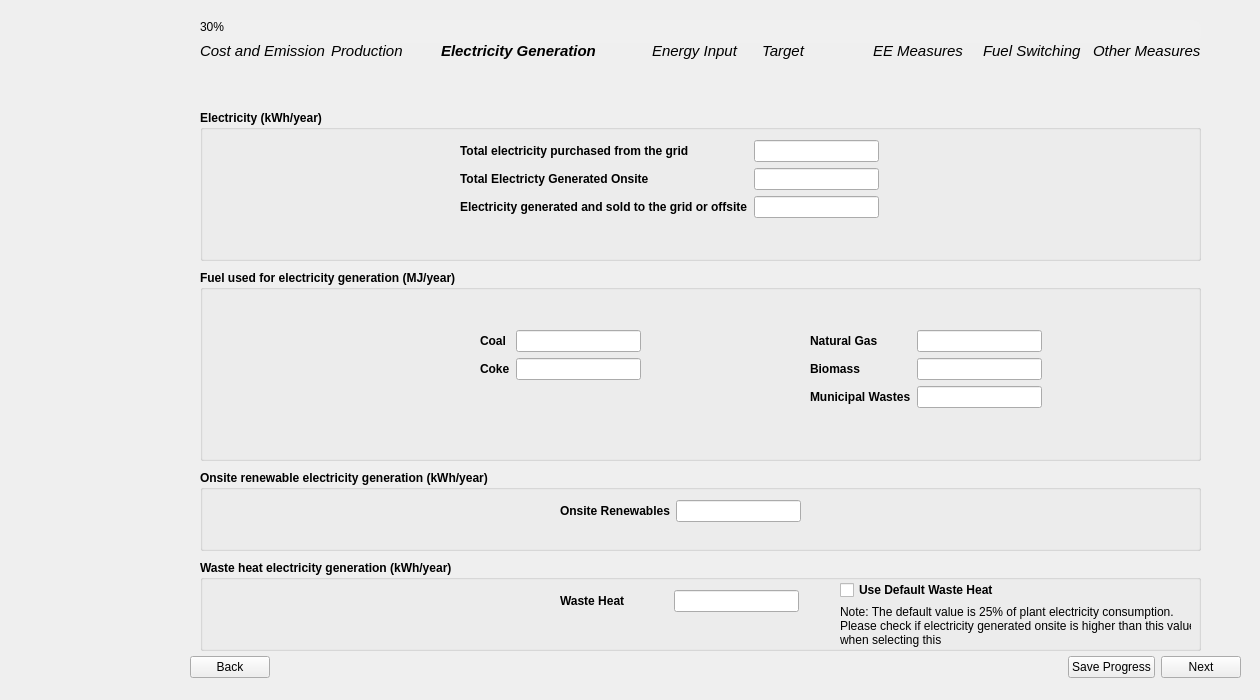
<?xml version="1.0" encoding="UTF-8"?>
<ui version="4.0">
 <class>Page5_ElectricityGenerationInput</class>
 <widget class="QWidget" name="Page5_ElectricityGenerationInput">
  <property name="geometry">
   <rect>
    <x>0</x>
    <y>0</y>
    <width>1260</width>
    <height>700</height>
   </rect>
  </property>
  <property name="sizePolicy">
   <sizepolicy hsizetype="Fixed" vsizetype="Fixed">
    <horstretch>0</horstretch>
    <verstretch>0</verstretch>
   </sizepolicy>
  </property>
  <property name="windowTitle">
   <string>Form</string>
  </property>
  <property name="styleSheet">
   <string notr="true"/>
  </property>
  <widget class="QWidget" name="layoutWidget">
   <property name="geometry">
    <rect>
     <x>190</x>
     <y>650</y>
     <width>1051</width>
     <height>35</height>
    </rect>
   </property>
   <layout class="QHBoxLayout" name="button_layout">
    <item>
     <widget class="QPushButton" name="backBtn">
      <property name="text">
       <string>Back</string>
      </property>
     </widget>
    </item>
    <item>
     <spacer name="horizontalSpacer">
      <property name="orientation">
       <enum>Qt::Horizontal</enum>
      </property>
      <property name="sizeHint" stdset="0">
       <size>
        <width>40</width>
        <height>20</height>
       </size>
      </property>
     </spacer>
    </item>
    <item>
     <widget class="QPushButton" name="saveBtn">
      <property name="text">
       <string>Save Progress</string>
      </property>
     </widget>
    </item>
    <item>
     <widget class="QPushButton" name="nextBtn">
      <property name="font">
       <font>
        <kerning>true</kerning>
       </font>
      </property>
      <property name="text">
       <string>Next</string>
      </property>
     </widget>
    </item>
   </layout>
  </widget>
  <widget class="QGroupBox" name="electricity_generation_group_1">
   <property name="geometry">
    <rect>
     <x>200</x>
     <y>110</y>
     <width>1001</width>
     <height>151</height>
    </rect>
   </property>
   <property name="font">
    <font>
     <bold>true</bold>
    </font>
   </property>
   <property name="styleSheet">
    <string notr="true">QPushButton {
    background-color: #26481f;  /* Green */
    color: white;
    border: none;
    padding: 8px 16px;
    font-size: 14px;
    border-radius: 6px;
    min-width: 90px;
    min-height: 15px;

}

QPushButton:hover {
    background-color: #45a049;
}

QPushButton:pressed {
    background-color: #3e8e41;
}

QPushButton#saveBtn {
                background-color: white;
                color: #26481f;
            }
QPushButton#saveBtn:hover {
                background-color: #45a049;
			  color: white;
            }

    QLineEdit {
        border-radius: 10px;    
        padding: 5px;           
    }

myLineEdit-&gt;setFixedSize(200, 30)</string>
   </property>
   <property name="title">
    <string>Electricity (kWh/year)</string>
   </property>
   <widget class="QWidget" name="layoutWidget_5">
    <property name="geometry">
     <rect>
      <x>260</x>
      <y>30</y>
      <width>471</width>
      <height>106</height>
     </rect>
    </property>
    <layout class="QFormLayout" name="formLayout_carbon_electricity_gen_1">
     <item row="0" column="0">
      <widget class="QLabel" name="total_energy_purchased_label">
       <property name="text">
        <string>Total electricity purchased from the grid</string>
       </property>
      </widget>
     </item>
     <item row="0" column="1">
      <widget class="QLineEdit" name="total_energy_purchased_input">
       <property name="sizePolicy">
        <sizepolicy hsizetype="Fixed" vsizetype="Fixed">
         <horstretch>0</horstretch>
         <verstretch>0</verstretch>
        </sizepolicy>
       </property>
       <property name="text">
        <string/>
       </property>
      </widget>
     </item>
     <item row="1" column="0">
      <widget class="QLabel" name="total_electricity_generated_onsite_label">
       <property name="text">
        <string>Total Electricty Generated Onsite</string>
       </property>
      </widget>
     </item>
     <item row="1" column="1">
      <widget class="QLineEdit" name="total_electricity_generated_onsite_input">
       <property name="sizePolicy">
        <sizepolicy hsizetype="Fixed" vsizetype="Fixed">
         <horstretch>0</horstretch>
         <verstretch>0</verstretch>
        </sizepolicy>
       </property>
       <property name="text">
        <string/>
       </property>
      </widget>
     </item>
     <item row="2" column="0">
      <widget class="QLabel" name="electricity_generated_label">
       <property name="text">
        <string>Electricity generated and sold to the grid or offsite</string>
       </property>
      </widget>
     </item>
     <item row="2" column="1">
      <widget class="QLineEdit" name="electricity_generated_input">
       <property name="sizePolicy">
        <sizepolicy hsizetype="Fixed" vsizetype="Fixed">
         <horstretch>0</horstretch>
         <verstretch>0</verstretch>
        </sizepolicy>
       </property>
       <property name="text">
        <string/>
       </property>
      </widget>
     </item>
    </layout>
   </widget>
  </widget>
  <widget class="QGroupBox" name="electricity_generation_group_2">
   <property name="geometry">
    <rect>
     <x>200</x>
     <y>270</y>
     <width>1001</width>
     <height>191</height>
    </rect>
   </property>
   <property name="font">
    <font>
     <bold>true</bold>
    </font>
   </property>
   <property name="title">
    <string>Fuel used for electricity generation (MJ/year)</string>
   </property>
   <widget class="QWidget" name="layoutWidget_4">
    <property name="geometry">
     <rect>
      <x>280</x>
      <y>60</y>
      <width>271</width>
      <height>106</height>
     </rect>
    </property>
    <layout class="QFormLayout" name="formLayout_carbon_electricity_gen_2">
     <item row="0" column="0">
      <widget class="QLabel" name="coal_label_page5">
       <property name="text">
        <string>Coal</string>
       </property>
      </widget>
     </item>
     <item row="0" column="1">
      <widget class="QLineEdit" name="coal_input_page5">
       <property name="sizePolicy">
        <sizepolicy hsizetype="Fixed" vsizetype="Fixed">
         <horstretch>0</horstretch>
         <verstretch>0</verstretch>
        </sizepolicy>
       </property>
       <property name="text">
        <string/>
       </property>
      </widget>
     </item>
     <item row="1" column="0">
      <widget class="QLabel" name="coke_label_page5">
       <property name="text">
        <string>Coke</string>
       </property>
      </widget>
     </item>
     <item row="1" column="1">
      <widget class="QLineEdit" name="coke_input_page5">
       <property name="sizePolicy">
        <sizepolicy hsizetype="Fixed" vsizetype="Fixed">
         <horstretch>0</horstretch>
         <verstretch>0</verstretch>
        </sizepolicy>
       </property>
       <property name="text">
        <string/>
       </property>
      </widget>
     </item>
    </layout>
   </widget>
   <widget class="QWidget" name="layoutWidget_7">
    <property name="geometry">
     <rect>
      <x>610</x>
      <y>60</y>
      <width>271</width>
      <height>106</height>
     </rect>
    </property>
    <layout class="QFormLayout" name="formLayout_carbon_electricity_gen_3">
     <item row="0" column="0">
      <widget class="QLabel" name="natural_gas_label_page5">
       <property name="text">
        <string>Natural Gas</string>
       </property>
      </widget>
     </item>
     <item row="0" column="1">
      <widget class="QLineEdit" name="natural_gas_input_page5">
       <property name="sizePolicy">
        <sizepolicy hsizetype="Fixed" vsizetype="Fixed">
         <horstretch>0</horstretch>
         <verstretch>0</verstretch>
        </sizepolicy>
       </property>
       <property name="text">
        <string/>
       </property>
      </widget>
     </item>
     <item row="1" column="0">
      <widget class="QLabel" name="biomass_label_page5">
       <property name="text">
        <string>Biomass</string>
       </property>
      </widget>
     </item>
     <item row="1" column="1">
      <widget class="QLineEdit" name="biomass_input_page5">
       <property name="sizePolicy">
        <sizepolicy hsizetype="Fixed" vsizetype="Fixed">
         <horstretch>0</horstretch>
         <verstretch>0</verstretch>
        </sizepolicy>
       </property>
       <property name="text">
        <string/>
       </property>
      </widget>
     </item>
     <item row="2" column="0">
      <widget class="QLabel" name="municipal_wastes_label_page5">
       <property name="text">
        <string>Municipal Wastes</string>
       </property>
      </widget>
     </item>
     <item row="2" column="1">
      <widget class="QLineEdit" name="municipal_wastes_input_page5">
       <property name="sizePolicy">
        <sizepolicy hsizetype="Fixed" vsizetype="Fixed">
         <horstretch>0</horstretch>
         <verstretch>0</verstretch>
        </sizepolicy>
       </property>
       <property name="text">
        <string/>
       </property>
      </widget>
     </item>
    </layout>
   </widget>
  </widget>
  <widget class="QGroupBox" name="electricity_generation_group_3">
   <property name="geometry">
    <rect>
     <x>200</x>
     <y>470</y>
     <width>1001</width>
     <height>81</height>
    </rect>
   </property>
   <property name="font">
    <font>
     <bold>true</bold>
    </font>
   </property>
   <property name="title">
    <string>Onsite renewable electricity generation (kWh/year)</string>
   </property>
   <widget class="QWidget" name="layoutWidget_6">
    <property name="geometry">
     <rect>
      <x>360</x>
      <y>30</y>
      <width>281</width>
      <height>41</height>
     </rect>
    </property>
    <layout class="QFormLayout" name="formLayout_carbon_electricity_gen_4">
     <item row="0" column="0">
      <widget class="QLabel" name="onsite_renewables_label_page5">
       <property name="text">
        <string>Onsite Renewables</string>
       </property>
      </widget>
     </item>
     <item row="0" column="1">
      <widget class="QLineEdit" name="onsite_renewables_input_page5">
       <property name="sizePolicy">
        <sizepolicy hsizetype="Fixed" vsizetype="Fixed">
         <horstretch>0</horstretch>
         <verstretch>0</verstretch>
        </sizepolicy>
       </property>
       <property name="text">
        <string/>
       </property>
      </widget>
     </item>
    </layout>
   </widget>
  </widget>
  <widget class="QProgressBar" name="progressBar">
   <property name="geometry">
    <rect>
     <x>200</x>
     <y>20</y>
     <width>1001</width>
     <height>23</height>
    </rect>
   </property>
   <property name="styleSheet">
    <string notr="true">QProgressBar {
    background-color: #F0F0F0;
    border: none;
	border-radius: 8px;
}
QProgressBar::chunk {
	border-radius: 8px;
    background: QLinearGradient(
        x1: 0, y1: 0, x2: 1, y2: 0,
        stop: 0 #33bef0,   /* Light Blue */
        stop: 1 #77d695    /* Light Green */
    );
}</string>
   </property>
   <property name="value">
    <number>30</number>
   </property>
  </widget>
  <widget class="QLabel" name="side_image">
   <property name="geometry">
    <rect>
     <x>0</x>
     <y>-30</y>
     <width>171</width>
     <height>761</height>
    </rect>
   </property>
   <property name="text">
    <string/>
   </property>
   <property name="pixmap">
    <pixmap>../images/BEST_side_abstract.png</pixmap>
   </property>
  </widget>
  <widget class="QWidget" name="layoutWidget_2">
   <property name="geometry">
    <rect>
     <x>200</x>
     <y>40</y>
     <width>1001</width>
     <height>22</height>
    </rect>
   </property>
   <layout class="QGridLayout" name="gridLayout_11">
    <item row="0" column="0">
     <widget class="QLabel" name="label">
      <property name="font">
       <font>
        <pointsize>11</pointsize>
        <italic>true</italic>
        <bold>false</bold>
       </font>
      </property>
      <property name="text">
       <string>Cost and Emission</string>
      </property>
     </widget>
    </item>
    <item row="0" column="1">
     <widget class="QLabel" name="label_2">
      <property name="font">
       <font>
        <pointsize>11</pointsize>
        <italic>true</italic>
       </font>
      </property>
      <property name="text">
       <string>Production</string>
      </property>
     </widget>
    </item>
    <item row="0" column="2">
     <widget class="QLabel" name="label_4">
      <property name="font">
       <font>
        <pointsize>11</pointsize>
        <italic>true</italic>
        <bold>true</bold>
       </font>
      </property>
      <property name="text">
       <string>Electricity Generation            </string>
      </property>
     </widget>
    </item>
    <item row="0" column="3">
     <widget class="QLabel" name="label_5">
      <property name="font">
       <font>
        <pointsize>11</pointsize>
        <italic>true</italic>
       </font>
      </property>
      <property name="text">
       <string>Energy Input</string>
      </property>
     </widget>
    </item>
    <item row="0" column="4">
     <widget class="QLabel" name="label_6">
      <property name="font">
       <font>
        <pointsize>11</pointsize>
        <italic>true</italic>
        <bold>false</bold>
       </font>
      </property>
      <property name="text">
       <string>Target</string>
      </property>
     </widget>
    </item>
    <item row="0" column="5">
     <widget class="QLabel" name="label_7">
      <property name="font">
       <font>
        <pointsize>11</pointsize>
        <italic>true</italic>
       </font>
      </property>
      <property name="text">
       <string>EE Measures</string>
      </property>
     </widget>
    </item>
    <item row="0" column="6">
     <widget class="QLabel" name="label_8">
      <property name="font">
       <font>
        <pointsize>11</pointsize>
        <italic>true</italic>
       </font>
      </property>
      <property name="text">
       <string>Fuel Switching</string>
      </property>
     </widget>
    </item>
    <item row="0" column="7">
     <widget class="QLabel" name="label_9">
      <property name="font">
       <font>
        <pointsize>11</pointsize>
        <italic>true</italic>
       </font>
      </property>
      <property name="text">
       <string>Other Measures</string>
      </property>
     </widget>
    </item>
   </layout>
  </widget>
  <widget class="QGroupBox" name="electricity_generation_group_4">
   <property name="geometry">
    <rect>
     <x>200</x>
     <y>560</y>
     <width>1001</width>
     <height>91</height>
    </rect>
   </property>
   <property name="font">
    <font>
     <bold>true</bold>
    </font>
   </property>
   <property name="title">
    <string>Waste heat electricity generation (kWh/year)</string>
   </property>
   <widget class="QWidget" name="layoutWidget_9">
    <property name="geometry">
     <rect>
      <x>360</x>
      <y>30</y>
      <width>281</width>
      <height>45</height>
     </rect>
    </property>
    <layout class="QFormLayout" name="formLayout_carbon_electricity_gen_6">
     <item row="0" column="0">
      <widget class="QLabel" name="waste_heat_label_page5">
       <property name="text">
        <string>Waste Heat             </string>
       </property>
      </widget>
     </item>
     <item row="0" column="1">
      <widget class="QLineEdit" name="waste_heat_input_page5">
       <property name="sizePolicy">
        <sizepolicy hsizetype="Fixed" vsizetype="Fixed">
         <horstretch>0</horstretch>
         <verstretch>0</verstretch>
        </sizepolicy>
       </property>
       <property name="text">
        <string/>
       </property>
      </widget>
     </item>
    </layout>
   </widget>
   <widget class="QCheckBox" name="checkBox">
    <property name="geometry">
     <rect>
      <x>640</x>
      <y>20</y>
      <width>171</width>
      <height>20</height>
     </rect>
    </property>
    <property name="text">
     <string>Use Default Waste Heat</string>
    </property>
   </widget>
   <widget class="QLabel" name="label_3">
    <property name="geometry">
     <rect>
      <x>640</x>
      <y>40</y>
      <width>351</width>
      <height>51</height>
     </rect>
    </property>
    <property name="font">
     <font>
      <pointsize>9</pointsize>
      <bold>false</bold>
     </font>
    </property>
    <property name="text">
     <string>Note: The default value is 25% of plant electricity consumption. 
Please check if electricity generated onsite is higher than this value 
when selecting this</string>
    </property>
   </widget>
  </widget>
  <zorder>electricity_generation_group_4</zorder>
  <zorder>layoutWidget</zorder>
  <zorder>electricity_generation_group_1</zorder>
  <zorder>electricity_generation_group_2</zorder>
  <zorder>electricity_generation_group_3</zorder>
  <zorder>progressBar</zorder>
  <zorder>side_image</zorder>
  <zorder>layoutWidget_2</zorder>
 </widget>
 <resources/>
 <connections/>
</ui>
